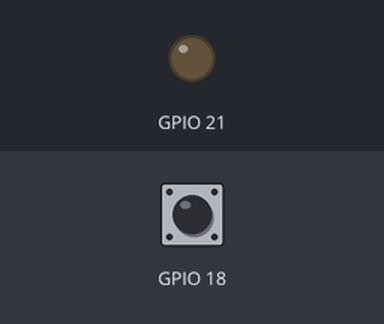
Simulated run of this program. Board: Raspberry Pi (BCM pin numbers). Shown: output pins drawn as LEDs (lit = HIGH). Dashed ring = blinking. Inputs (shaded band) come from the test bench; at power-on: GPIO 18 HIGH.

Above: at 1.2 s.
1.3 s: GPIO 18 pulled LOW for 1 s
At 3.4 s:
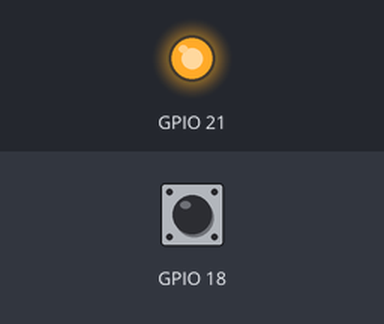
3.8 s: GPIO 18 pulled LOW for 3.2 s
At 4.1 s:
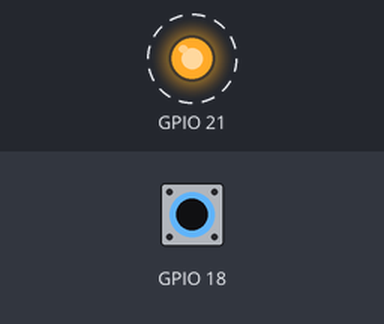
8.5 s: GPIO 18 pulled LOW for 0.25 s
At 9.7 s:
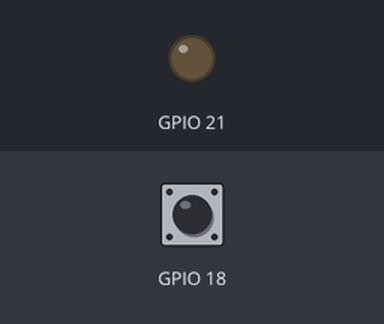
Timing chart, 0 to 11.5 s (numbered marks = the images above; inputs shaded):
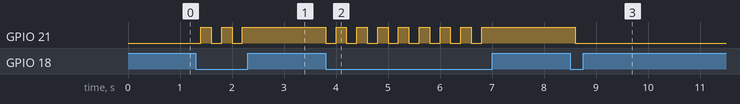

The program:

impulseSwitch.py
```python
#!/usr/bin/env python3
# -*- coding: utf-8 -*-

import sys, os
import RPi.GPIO as GPIO
from time import sleep

GPIO.setmode(GPIO.BCM)
GPIO.setwarnings(False)
GPIO.setup(21, GPIO.OUT)
GPIO.setup(18, GPIO.IN, pull_up_down=GPIO.PUD_UP)

status = False

try:
	while True:
		if GPIO.input(18):
			pass
		else:
			if status == False:
				status = True
				GPIO.output(21,GPIO.HIGH)
			else:
				status = False
				GPIO.output(21,GPIO.LOW)

		sleep(0.2)

except KeyboardInterrupt:
	GPIO.cleanup()
```

Measured:
- after the input at 1.3 s, GPIO 21: alternates HIGH for 0.20 s and LOW for 0.20 s, 5 changes in all, then stays HIGH, starting after 0.10 s
- after the input at 3.8 s, GPIO 21: alternates HIGH for 0.20 s and LOW for 0.20 s, 16 changes in all, then stays HIGH, starting at once
- after the input at 8.5 s, GPIO 21: HIGH → LOW after 0.10 s
